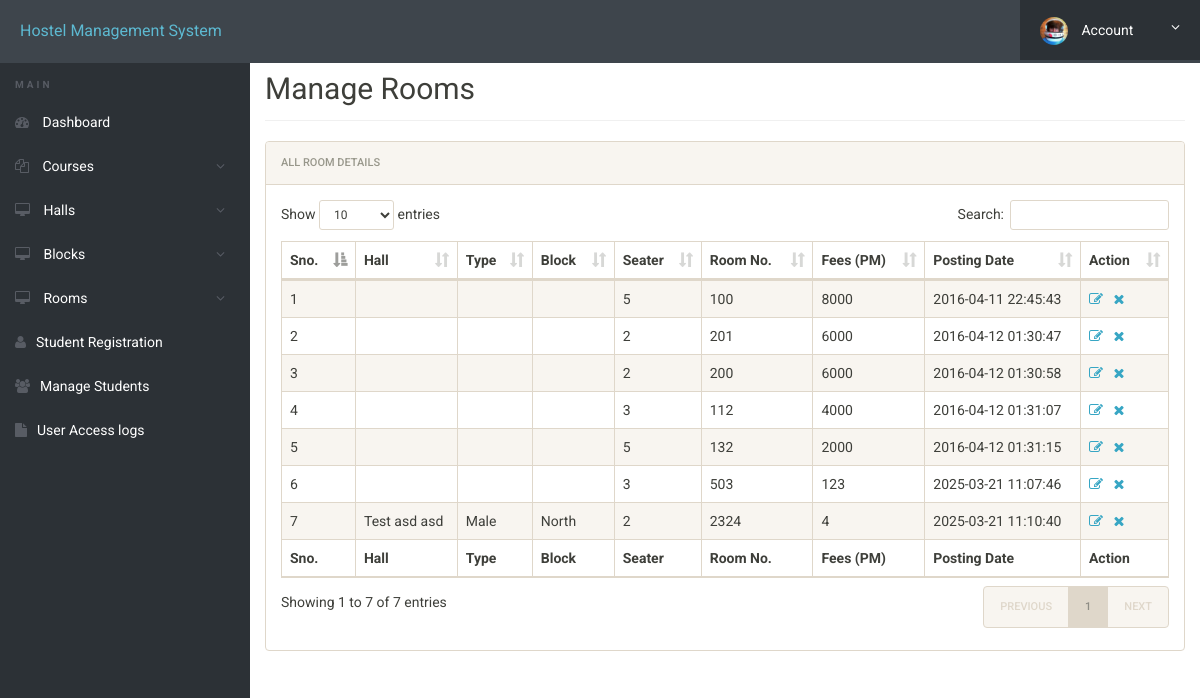
The page /admin/manage-rooms.php (signed in) on the database as committed earlier.
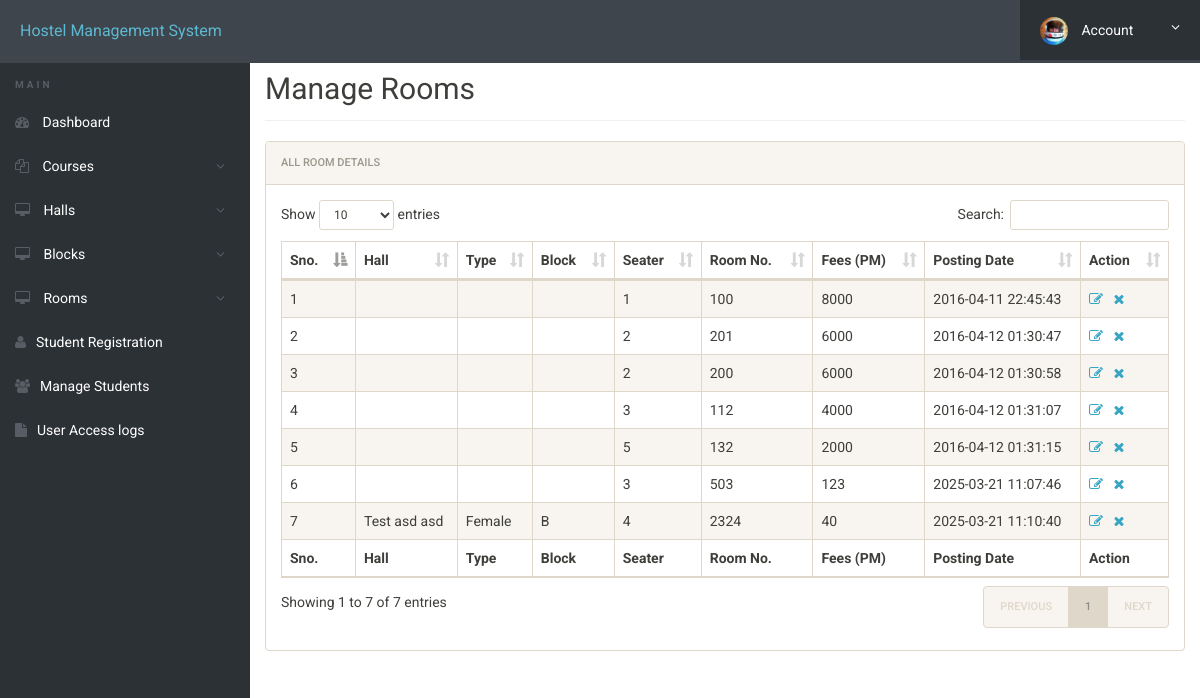
The same page on the database as committed later.
### tables this page shows
CREATE TABLE `rooms` (
  `id` int(11) NOT NULL,
  `hall_id` int(11) DEFAULT NULL,
  `block_id` int(11) DEFAULT NULL,
  `seater` int(11) DEFAULT NULL,
  `room_no` int(11) DEFAULT NULL,
  `fees` int(11) DEFAULT NULL,
  `posting_date` timestamp NULL DEFAULT current_timestamp()
);

CREATE TABLE `blocks` (
  `id` int(11) NOT NULL,
  `block_type` varchar(255) DEFAULT NULL,
  `block_name` varchar(255) DEFAULT NULL,
  `created_at` timestamp NOT NULL DEFAULT current_timestamp()
);

CREATE TABLE `halls` (
  `id` int(11) NOT NULL,
  `hall_name` varchar(255) DEFAULT NULL,
  `created_at` timestamp NOT NULL DEFAULT current_timestamp()
);

### admin/manage-rooms.php (the view, shortened to what this page needs)
<?php
include('includes/config.php');
?>
<!doctype html>
<html lang="en" class="no-js">
<head>
	<link rel="stylesheet" href="css/font-awesome.min.css">
	<link rel="stylesheet" href="css/bootstrap.min.css">
	<link rel="stylesheet" href="css/dataTables.bootstrap.min.css">
	<link rel="stylesheet" href="css/bootstrap-social.css">
	<link rel="stylesheet" href="css/bootstrap-select.css">
	<link rel="stylesheet" href="css/fileinput.min.css">
	<link rel="stylesheet" href="css/awesome-bootstrap-checkbox.css">
	<link rel="stylesheet" href="css/style.css">
</head>
<body>
	<?php include('includes/header.php'); ?>
	<div class="ts-main-content">
		<?php include('includes/sidebar.php'); ?>
		<div class="content-wrapper">
			<div class="container-fluid">
				<div class="row">
					<div class="col-md-12">
						<h2 class="page-title" style="margin-top: 4%">Manage Rooms</h2>
						<div class="panel panel-default">
							<div class="panel-heading">All Room Details</div>
							<div class="panel-body">
								<table id="zctb" class="display table table-striped table-bordered table-hover" cellspacing="0" width="100%">
									<thead>
										<tr>
											<th>Sno.</th>
											<th>Hall</th>
											<th>Type</th>
											<th>Block</th>
											<th>Seater</th>
											<th>Room No.</th>
											<th>Fees (PM) </th>
											<th>Posting Date </th>
											<th>Action</th>
										</tr>
									</thead>
									<tfoot>
										<tr>
											<th>Sno.</th>
											<th>Hall</th>
											<th>Type</th>
											<th>Block</th>
											<th>Seater</th>
											<th>Room No.</th>
											<th>Fees (PM) </th>
											<th>Posting Date </th>
											<th>Action</th>
										</tr>
									</tfoot>
									<tbody>
										<?php
										$ret = "
											SELECT rooms.*, halls.hall_name, block.block_type, block.block_name
											FROM rooms
											LEFT JOIN halls ON rooms.hall_id = halls.id
											LEFT JOIN blocks AS block ON rooms.block_id = block.id
										";
										$stmt = $mysqli->prepare($ret);
										$stmt->execute();
										$res = $stmt->get_result();
										$cnt = 1;
										while ($row = $res->fetch_object()) {
										?>
											<tr>
												<td><?php echo $cnt;; ?></td>
												<td><?php echo $row->hall_name; ?></td>
												<td><?php echo $row->block_type; ?></td>
												<td><?php echo $row->block_name; ?></td>
												<td><?php echo $row->seater; ?></td>
												<td><?php echo $row->room_no; ?></td>
												<td><?php echo $row->fees; ?></td>
												<td><?php echo $row->posting_date; ?></td>
												<td><a href="edit-room.php?id=<?php echo $row->id; ?>"><i class="fa fa-edit"></i></a>&nbsp;&nbsp;
													<a href="manage-rooms.php?del=<?php echo $row->id; ?>" onclick="return confirm(" Do you want to delete");"><i class="fa fa-close"></i></a>
												</td>
											</tr>
										<?php
											$cnt = $cnt + 1;
										} ?>
									</tbody>
								</table>
							</div>
						</div>
					</div>
				</div>
			</div>
		</div>
	</div>
</body>
</html>

Rows that differ between the two databases and show on the page:
changed rooms (number 1 of 7 on the later page): seater "5" → "1"
changed rooms "Test asd asd": block.block_type "Male" → "Female"; block.block_name "North" → "B"; seater "2" → "4"; fees "4" → "40"
